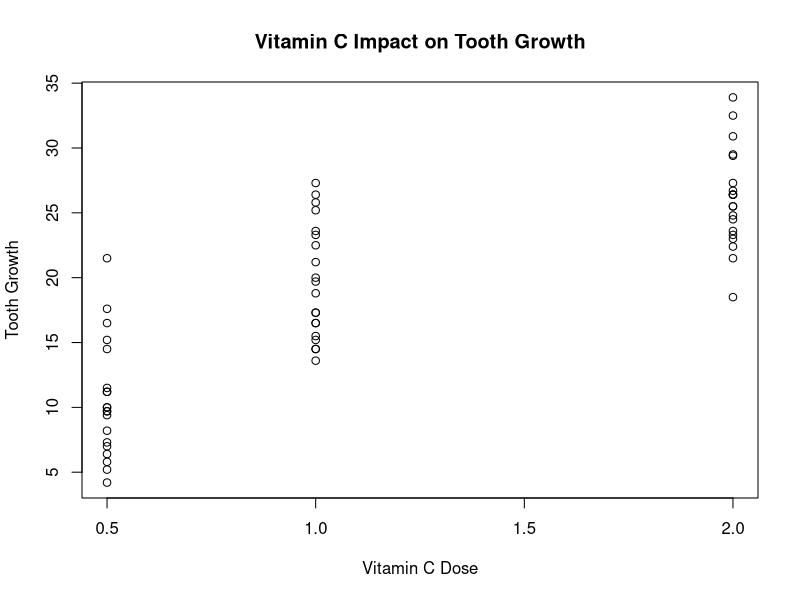
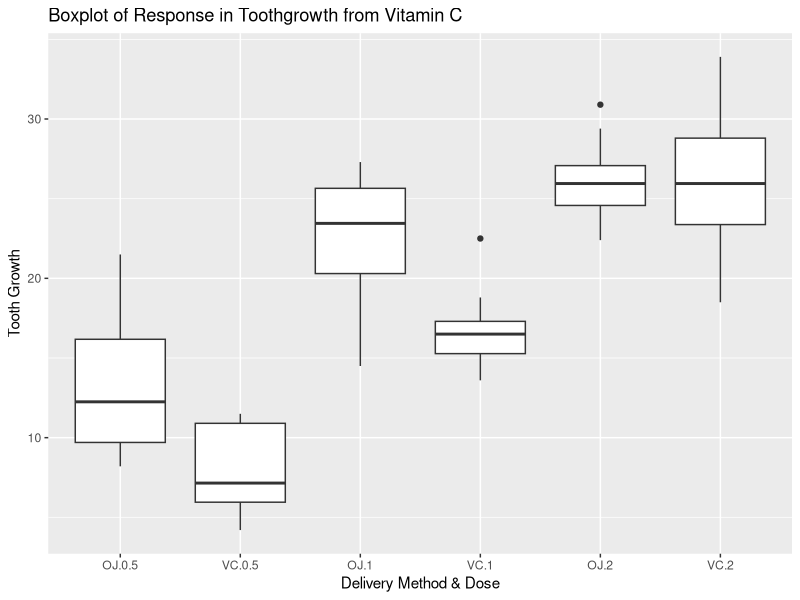
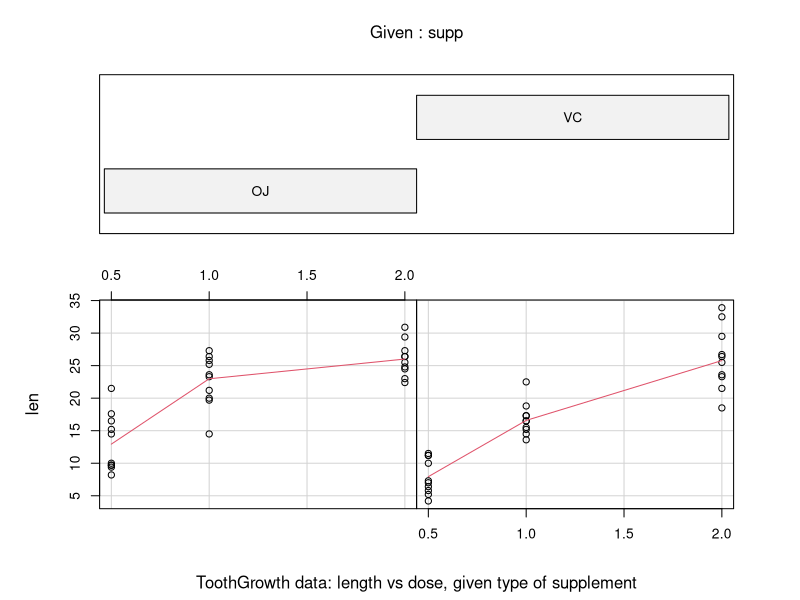

The R source for these figures, in order:
## ---- chunk 1
data(ToothGrowth)
summary(ToothGrowth)
str(ToothGrowth)
## ---- chunk 2
a <- 0.05
m1 <- ToothGrowth[ToothGrowth$dose==0.5,"len"]
m2 <- ToothGrowth[ToothGrowth$dose==1.0,"len"]
t1 <- t.test(m2,m1,paired = FALSE,var.equal = FALSE)
t1$conf
## ---- chunk 3
m3 <- ToothGrowth[ToothGrowth$dose==2.0,"len"]
t1 <- t.test(m3,m2,paired = FALSE,var.equal = FALSE)
t1$conf
## ---- chunk 4
a  <- 0.05
m1 <- ToothGrowth[ToothGrowth$dose==0.5 & ToothGrowth$supp=="VC","len"]
m2 <- ToothGrowth[ToothGrowth$dose==0.5 & ToothGrowth$supp=="OJ","len"]
t1 <- t.test(m2,m1,paired = FALSE,var.equal = FALSE,conf.level=(1-a/2))
t1$conf
## ---- chunk 5
a  <- 0.05
m1 <- ToothGrowth[ToothGrowth$dose==1.0 & ToothGrowth$supp=="VC","len"]
m2 <- ToothGrowth[ToothGrowth$dose==1.0 & ToothGrowth$supp=="OJ","len"]
t1 <- t.test(m2,m1,paired = FALSE,var.equal = FALSE,conf.level=(1-a/2))
t1$conf
## ---- chunk 6
a  <- 0.05
m1 <- ToothGrowth[ToothGrowth$dose==2.0 & ToothGrowth$supp=="VC","len"]
m2 <- ToothGrowth[ToothGrowth$dose==2.0 & ToothGrowth$supp=="OJ","len"]
t1 <- t.test(m2,m1,paired = FALSE,var.equal = FALSE,conf.level=(1-a/2))
t1$conf
## ---- chunk 7
library(ggplot2)

## ---- chunk 8
plot(x=ToothGrowth$dose,y=ToothGrowth$len,xlab="Vitamin C Dose",
     ylab="Tooth Growth",
     main="Vitamin C Impact on Tooth Growth")
## ---- chunk 9
gp <- ggplot(ToothGrowth, aes(x=interaction(supp, dose), y=len)) + geom_boxplot()
## ---- chunk 10
gp <- gp + xlab("Delivery Method & Dose")
gp <- gp + ylab("Tooth Growth")
gp <- gp + ggtitle("Boxplot of Response in Toothgrowth from Vitamin C")
gp
## ---- chunk 11
coplot(len ~ dose | supp, data = ToothGrowth, panel = panel.smooth,
       xlab = "ToothGrowth data: length vs dose, given type of supplement")
## ---- chunk 12
a <- 0.05
m1 <- ToothGrowth[ToothGrowth$dose==0.5,"len"]
m2 <- ToothGrowth[ToothGrowth$dose==1.0,"len"]
t1 <- t.test(m2,m1,paired = FALSE,var.equal = FALSE)
t1
## ---- chunk 13
m3 <- ToothGrowth[ToothGrowth$dose==2.0,"len"]
t1 <- t.test(m3,m2,paired = FALSE,var.equal = FALSE)
t1
## ---- chunk 14
a  <- 0.05
m1 <- ToothGrowth[ToothGrowth$dose==0.5 & ToothGrowth$supp=="VC","len"]
m2 <- ToothGrowth[ToothGrowth$dose==0.5 & ToothGrowth$supp=="OJ","len"]
t1 <- t.test(m2,m1,paired = FALSE,var.equal = FALSE,conf.level=(1-a/2))
t1
